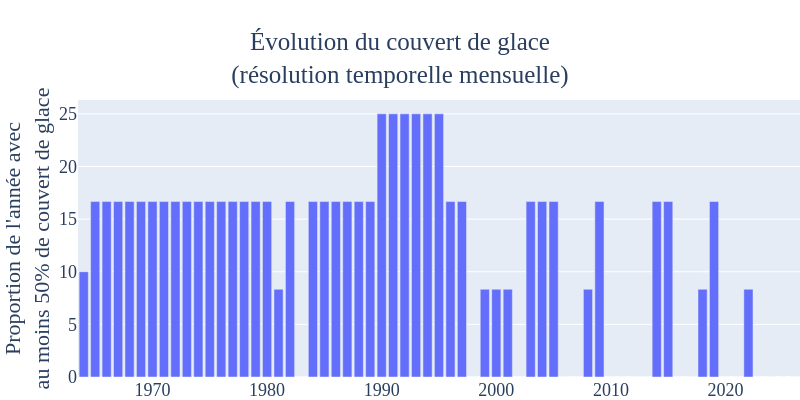

Source (notebook cell):
### Markdown cell above
## Couvert de glace

### Code cell
fig = create_ice_cover_plot(monthly_era5)
fig.write_image(figures_dir / "ice_cover.svg")
fig.show()

### Figure 1 — Plotly figure (JSON) as saved in the notebook; plotly's stock layout.template omitted (floating-point values rounded to 4 significant figures)
{"data": [{"type": "bar", "x": [1964, 1965, 1966, 1967, 1968, 1969, 1970, 1971, 1972, 1973, 1974, 1975, 1976, 1977, 1978, 1979, 1980, 1981, 1982, 1983, 1984, 1985, 1986, 1987, 1988, 1989, 1990, 1991, 1992, 1993, 1994, 1995, 1996, 1997, 1998, 1999, 2000, 2001, 2002, 2003, 2004, 2005, 2006, 2007, 2008, 2009, 2010, 2011, 2012, 2013, 2014, 2015, 2016, 2017, 2018, 2019, 2020, 2021, 2022, 2023, 2024, 2025, 2026], "y": [10.0, 16.67, 16.67, 16.67, 16.67, 16.67, 16.67, 16.67, 16.67, 16.67, 16.67, 16.67, 16.67, 16.67, 16.67, 16.67, 16.67, 8.333, 16.67, 0.0, 16.67, 16.67, 16.67, 16.67, 16.67, 16.67, 25.0, 25.0, 25.0, 25.0, 25.0, 25.0, 16.67, 16.67, 0.0, 8.333, 8.333, 8.333, 0.0, 16.67, 16.67, 16.67, 0.0, 0.0, 8.333, 16.67, 0.0, 0.0, 0.0, 0.0, 16.67, 16.67, 0.0, 0.0, 8.333, 16.67, 0.0, 0.0, 8.333, 0.0, 0.0, 0.0, 0.0]}], "layout": {"font": {"family": "Playfair Display", "size": 18}, "height": 400, "margin": {"autoexpand": true, "b": 0, "l": 0, "r": 0, "t": 100}, "title": {"text": "Évolution du couvert de glace<br>(résolution temporelle mensuelle)", "x": 0.5, "xanchor": "center"}, "width": 800, "yaxis": {"title": {"text": "Proportion de l'année avec<br>au moins 50% de couvert de glace"}}}}
